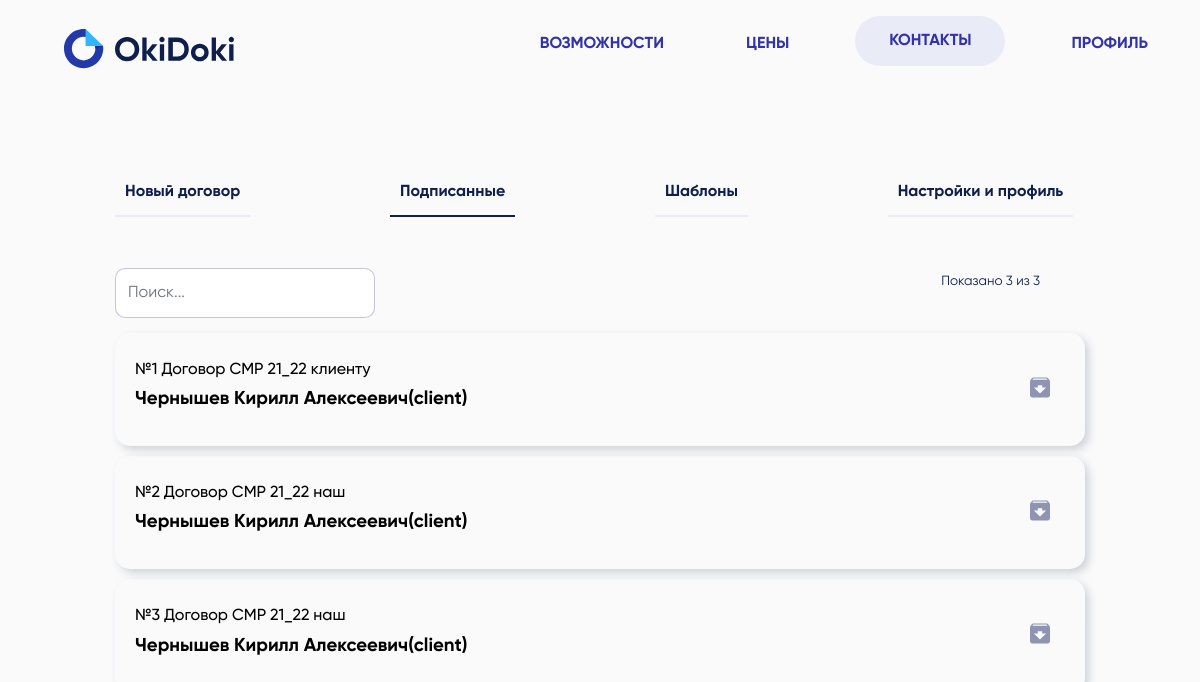
The app's page /work/signature (signed in) with its own data.
### work/models.py (models this page shows, shortened)
class SignatureDocx(models.Model):
    template = models.ForeignKey(Template, on_delete=models.CASCADE)
    client = models.ForeignKey(User, on_delete=models.CASCADE, blank=True, null= True)
    file = models.FileField(verbose_name="Подписанный докумет", upload_to='signatured/', blank=True, null=True)
    class Meta:
        managed = True
        verbose_name = 'SignatueDocx'
        verbose_name_plural = 'SignatueDocxs'

class Template(models.Model):
    user = models.ForeignKey(User, on_delete=models.CASCADE)
    name = models.CharField(max_length=200)
    file = models.FileField(verbose_name="Шаблон", upload_to=content_file_name)
    is_exist = models.BooleanField(verbose_name="удаление", blank=True, default=True)
    class Meta:
        managed=True
        verbose_name = 'Template'
        verbose_name_plural = 'Templates'

### accounts/models.py (models this page shows, shortened)
class User(AbstractUser):
    name = models.CharField(verbose_name="Name", max_length=100, blank=True, null=True)
    phone = models.CharField(verbose_name="Phone", max_length=100, blank=True, null=True)
    email = models.CharField(verbose_name="Email", max_length=100, blank=True, null=True)
    verEmail = models.BooleanField(verbose_name="Верификация email", blank=True, null=True)
    date_burn = models.DateField(verbose_name="birthday", blank=True, null=True)
    pasport = models.CharField(verbose_name="pasport's seria and number", max_length=20, blank=True, null=True)
    pasport_otdel = models.CharField(verbose_name="who gives pasport", max_length=250, blank=True, null=True)
    pasport_code = models.CharField(verbose_name="pasport code", max_length=50, blank=True, null=True)
    date_pasport = models.DateField(verbose_name="pasport date", blank=True, null=True)
    registr = models.TextField(verbose_name="from", blank=True, null=True)
    organisation = models.CharField(verbose_name="full organisation name", max_length=200, blank=True, null=True)
    inn = models.CharField(max_length=100, blank=True, null=True)
    ogrn = models.CharField(max_length=100, blank=True, null=True)
    name_bank = models.CharField(max_length=100, blank=True, null=True)
    bik = models.CharField(max_length=100, blank=True, null=True)
    schet = models.CharField(max_length=100, blank=True, null=True)
    korp_schet = models.CharField(max_length=100, blank=True, null=True)
    code = models.CharField(max_length=10, blank=True, null=True)
    class Meta:
        managed=True
        verbose_name = 'User'
        verbose_name_plural = 'Users'

### work/views.py (the view, shortened to what this page needs)
# urls.py: path('work/', include('work.urls')),
def work(req, page, message = None):
    try:
        if message:
            messages = [message]
        else:
            messages = []
        user = User.objects.get(phone=req.user.phone)
        templates = user.template_set.all().values()
        form = TemplateUpload()
        signatures = []
        for template in user.template_set.all():
            signatured = template.signaturedocx_set.all().values()
            for i, el in enumerate(signatured):
                if el['client_id']:
                    signatured[i]['name'] = Template.objects.get(id = el['template_id']).name
                    signatured[i]['user_name'] = User.objects.get(id = int(el['client_id'])).name
                    signatures.append(signatured[i])
        if len(signatures) == 0:
            for signatured in user.signaturedocx_set.all().values():
                signatured['name'] = Template.objects.get(id = signatured['template_id']).name
                signatured['user_name'] = Template.objects.get(id = signatured['template_id']).user
                signatures.append(signatured)
        return render(req, 'work/work.html',
        {
            'page': page,
            'user': user,
            'templates': templates,
            'signatures': [signatures],
            'form': form,
            'messages': messages
        })
    except Exception as e:
        print(e)
        return redirect('main')

### work/forms.py
class TemplateUpload(ModelForm):
    class Meta:
        model = Template
        fields = ['name', 'file']
        widgets = {
            "name": TextInput(attrs={
                'type': 'text',
                'class': 'form-control',
                'placeholder': 'Название шаблона',
                'name': 'name'
            }),
            "file": FileInput(attrs={
                'type': 'file',
                'class': 'form-control mt-3',
                'placeholder': 'Выберите файл',
                'name': 'file',
                 'data-ajax': "false"
            })
        }

### templates/work/work.html (shortened to what this page needs)
{% extends "../base.html" %}
{% load static %}
{% block nav %}
    {% if user.organisation != None %}
        <nav style="background-color: rgba(0, 0, 0, 0);" class="header header__container navbar navbar-expand-lg navbar-light">
            <a class="navbar-brand mt-3 ml-5" style="width: 100px;" href="/"><img src="{% static 'img/logo-full.svg' %}" alt="OkiDoki logo" /></a>
            <div class="mr-auto header__nav mt-3" id="navbarSupportedContent" style="background-color: rgba(0, 0, 0, 0);">
            <ul style="background-color: rgba(0, 0, 0, 0);"  class="ml-auto menu header__menu">
                <li class="menu__item" style="margin-left: 50px; margin-top: 10px;"><a href="#" class="nav-link nav-text" style="color: #3333a9; font-weight: bold;">Возможности</a></li>
                <li class="menu__item" style="margin-left: 50px; margin-top: 10px;"><a href="#" class="nav-link nav-text" style="color: #3333a9; font-weight: bold;">Цены</a></li>
                <li class="menu__item" style="margin-left: 50px;"><a href="#" class="nav-link nav-text" style="color: #3333a9; background-color: #e9ecf7; border-radius: 25px; width: 150px; height: 50px; font-weight: bold; text-align: center; padding-top: 15px;">Контакты</a></li>
                {% if request.user.is_authenticated %}
                    <li class="nav-item menu__item" style="margin-left: 50px; margin-top: 10px;"><a href="/work/settings" class="nav-link nav-text" style="color: #3333a9; font-weight: bold;">Профиль</a></li>
                {% endif %}
            </ul>
            </div>
        </nav>
    {% endif %}
{% endblock nav %}
{% block work %}
<link rel="stylesheet" href="{% static 'work1.css' %}">
<link rel="stylesheet" href="{% static 'work.css' %}">
    <div class="container workPage">
        {% if user.organisation != None %}
            <div class="nav-bar">
                <ul style="white-space:nowrap; overflow-x: auto; height: 60px;">
                    <a class="navItem" id="newDoc" href="/work/newDoc" style="margin-left: 0;">Новый договор</a>
                    <a class="navItem" id="signature" href="/work/signature">Подписанные</a>
                    <a class="navItem" id="templates" href="/work/templates">Шаблоны</a>
                    <a class="navItem" id="settings" href="/work/settings">Настройки и профиль</a>
                </ul>
            </div>
        {% endif %}
        {% if page == "signature" %}
            <div class="newDoc">
                <div class="row" style="width: 100%;">
                    <div class="col">
                        <input id="searchForm" class="form-control searchInpt d-none d-lg-block" type="text" placeholder="Поиск..."
                        onkeyup="
                        var filter = document.getElementById('searchForm').value.toLowerCase();
                        var nodes = document.getElementsByClassName('signatureItem');
                        var is_match = false;
                        var count = 0;
                        var viewCount = 0;
                        for(i = 0; i < nodes.length; i++){
                            if (nodes[i].id.toLowerCase().includes(filter)){
                                nodes[i].style.display = 'block';
                                is_match = true;
                                viewCount++;
                                count++;
                            } else {
                                nodes[i].style.display = 'none';
                                count++;
                            }
                        }
                        if(is_match == false && filter != ''){
                            var page = document.getElementById('signaturedPage');
                            var noneSearch = document.getElementById('noneSearch');
                            page.style.display = 'none';
                            noneSearch.style.display = 'block';
                        }
                        if(is_match){
                            var page = document.getElementById('signaturedPage');
                            var noneSearch = document.getElementById('noneSearch');
                            page.style.display = 'block';
                            noneSearch.style.display = 'none';
                        }
                        var schet = document.getElementById('count');
                        count = count/2;
                        viewCount = viewCount/2;
                        schet.innerHTML = 'Показано ' + viewCount.toString() + ' из ' + count.toString();
                        "
                        >
                    </div>
                    <div class="col mt-3 d-none d-lg-block"><div id="count" style="font-size: 10pt; color: #0e1f4d; display: inline; width: 25%; float: right;"></div></div>
                </div>
                <div class="newDoc" id="signaturedPage">
                {% if signatures.0 %}
                    {% for signature in signatures %}
                        {% for el in signature %}
                        {% if el.name %}
                        <a href="/work/viewSignature/{{el.id}}">
                            <div class="d-none d-lg-block">
                                <div class="list-item card-body templateCard signatureItem" id="{{el.name}}{{el.user_name}}{{el.id}}">
                                    <div class="row mt-2">
                                        <div class="col-10">
                                            <a href="/work/viewSignature/{{el.id}}" style="color:#000;">
                                                <h6 style="text-decoration: none; color: #000;">№{{el.id}} {{el.name}}</h6>
                                                <p style="text-decoration: none; color: #000;">{{el.user_name}}</p>
                                            </a>
                                        </div>
                                        <div class="col">
                                            <a href="/work/signature/download/{{el.id}}" style="float: right; margin-right: 15px; margin-top: 15px;"><img src="{% static 'img/download.svg' %}"></a>
                                        </div>
                                    </div>
                                </div>
                            </div>
                        </a>
                        {% endif %}
                        {% endfor %}
                    {% endfor %}
                {% else %}
                <div style="display: block; text-align: center; margin: 100px auto;">
                    <h1 style="text-align: center; margin: 0 auto; width: 345px;">Вы пока ничего не подписали : (</h1>
                </div>
                {% endif %}
            </div>
            </div>
        {% endif %}
            </div>
{% endblock work %}

### static/css/main.css (style rules this page uses)
body { font: 12pt "Gilroy", sans-serif; min-height: 100%; }
* { padding: 0px 0px 0px 0px; margin: 0px 0px 0px 0px; box-sizing: border-box; outline: 0; -webkit-tap-highlight-color: transparent; }

### static/css/navbar.css (style rules this page uses)
.header__nav { position: absolute; right: 36px; display: block; margin-top: -14px; }
.header__menu { display: flex; position: relative; z-index: 2; }
.header__menu li { list-style: none; margin: 0px 0px 0px 36px; font-size: 16px; text-transform: uppercase; text-decoration: none; }

### static/css/work1.css (style rules this page uses)
.list-item { width: 750px; margin: 5px auto; color: #0e1f4d; border-radius: 15px; -webkit-box-shadow: 4px 4px 8px 0px rgba(34, 60, 80, 0.2); -moz-box-shadow: 4px 4px 8px 0px rgba(34, 60, 80, 0.2); box-shadow: 4px 4px 8px 0px rgba(34, 60, 80, 0.2); }

### static/css/work.css (style rules this page uses)
.workPage { margin: 100px auto; max-width: 1000px; width: calc(100%-60px); }
.nav-bar { margin: 0 auto; width: 100%; display: block; overflow-x: auto; }
.navItem { flex: 1 1; flex-shrink: 0; flex-wrap: nowrap; border-bottom: 2px solid #e9ecf7; padding: 15px 10px; margin-left: 14%; white-space: nowrap; transition: .32s; font: 12pt "Gilroy",sans-serif; font-weight: 700; color: #0e1f4d; text-align: center; }
.navItemActive { border-bottom: 2px solid #0e1f4d; }
.newDoc { display: flex; flex-direction: column; width: 100%; margin: 0 auto; }
.templateCard { width: 100%; margin: 5px auto; border-radius: 15px; -webkit-box-shadow: 4px 4px 8px 0px rgba(34, 60, 80, 0.2); -moz-box-shadow: 4px 4px 8px 0px rgba(34, 60, 80, 0.2); box-shadow: 4px 4px 8px 0px rgba(34, 60, 80, 0.2); text-decoration: none; color: #000; font-weight: 700; font-size: 14pt; }
.searchInpt { display: inline; width: 260px; height: 50px; border-radius: 10px; border: 1px solid rgba(142,148,177,.5); margin: 10px 0; }

### templates/work/work.html (style rules this page uses)
body { background-color: rgba(230, 232, 239, 0.2); }

### templates/base.html (style rules this page uses)
input, select, select:focus, textarea:focus, input:focus { font-size: 16px !important; }

### records on screen
SignatureDocx: id "1", name "Договор CMP 21_22 клиенту", user_name "Чернышев Кирилл Алексеевич(client)"
SignatureDocx: id "2", name "Договор CMP 21_22 наш", user_name "Чернышев Кирилл Алексеевич(client)"
SignatureDocx: id "3", name "Договор CMP 21_22 наш", user_name "Чернышев Кирилл Алексеевич(client)"
